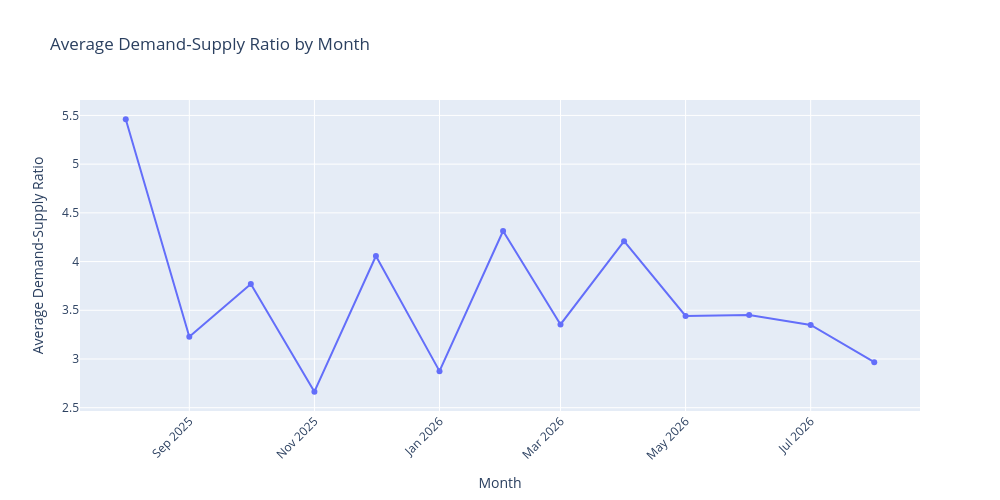

Notebook code cell kept with this figure:
### Code cell
# Calculate average demand-supply ratio for each month
monthly_rides = (
    df.groupby('Year_Month')['Demand_Supply_Ratio']
      .mean()
      .reset_index()
      .sort_values('Year_Month')
)

# Convert Period objects to strings
monthly_rides['Year_Month'] = monthly_rides['Year_Month'].astype(str)

# Create line chart
fig = px.line(
    monthly_rides,
    x='Year_Month',
    y='Demand_Supply_Ratio',
    markers=True,
    title='Average Demand-Supply Ratio by Month',
    labels={
        'Year_Month': 'Month',
        'Demand_Supply_Ratio': 'Average Demand-Supply Ratio'
    }
)

fig.update_layout(
    width=1000,
    height=500,
    xaxis_tickangle=-45
)

fig.show()

### Figure 1 — Plotly figure (JSON) as saved in the notebook; plotly's stock layout.template omitted (floating-point values rounded to 4 significant figures)
{"data": [{"hovertemplate": "Month=%{x}<br>Average Demand-Supply Ratio=%{y}<extra></extra>", "legendgroup": "", "line": {"color": "#636efa", "dash": "solid"}, "marker": {"symbol": "circle"}, "mode": "lines+markers", "name": "", "orientation": "v", "showlegend": false, "type": "scatter", "x": ["2025-08", "2025-09", "2025-10", "2025-11", "2025-12", "2026-01", "2026-02", "2026-03", "2026-04", "2026-05", "2026-06", "2026-07", "2026-08"], "xaxis": "x", "y": [5.46, 3.229, 3.769, 2.664, 4.057, 2.875, 4.314, 3.355, 4.209, 3.442, 3.45, 3.349, 2.968], "yaxis": "y"}], "layout": {"height": 500, "legend": {"tracegroupgap": 0}, "title": {"text": "Average Demand-Supply Ratio by Month"}, "width": 1000, "xaxis": {"anchor": "y", "domain": [0, 1], "tickangle": -45, "title": {"text": "Month"}}, "yaxis": {"anchor": "x", "domain": [0, 1], "title": {"text": "Average Demand-Supply Ratio"}}}}
